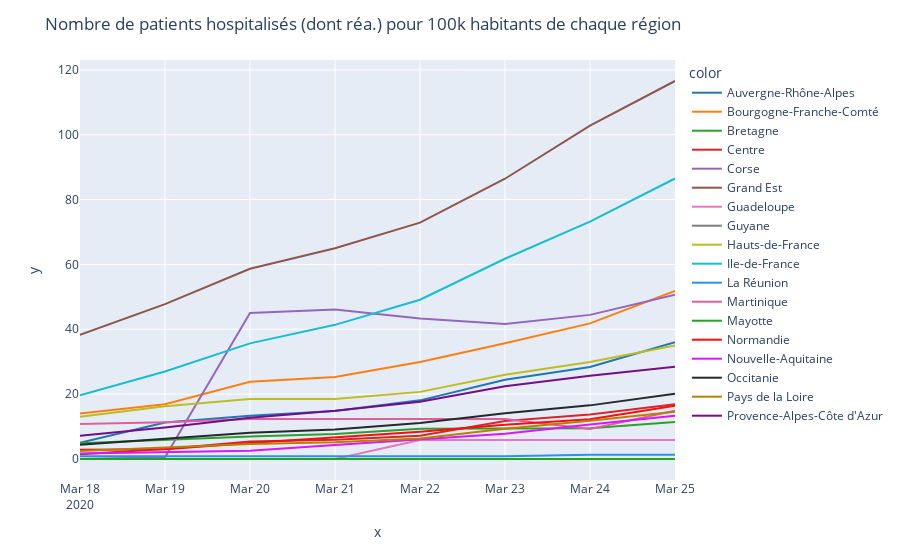

Here is the notebook cell this chart was saved with:
### Code cell
fig = px.line(x=df_region['jour'], y=df_region['rea_pop']+df_region['hosp_pop'], color=df_region["regionName"], color_discrete_sequence=colors)
fig.update_layout(
    title_text='Nombre de patients hospitalisés (dont réa.) pour 100k habitants de chaque région'
)
fig.show()

### Figure 1 — Plotly figure (JSON) as saved in the notebook; plotly's stock layout.template omitted (floating-point values rounded to 4 significant figures)
{"data": [{"hoverlabel": {"namelength": 0}, "hovertemplate": "color=Auvergne-Rhône-Alpes<br>x=%{x}<br>y=%{y}", "legendgroup": "Auvergne-Rhône-Alpes", "line": {"color": "#1F77B4", "dash": "solid"}, "mode": "lines", "name": "Auvergne-Rhône-Alpes", "showlegend": true, "type": "scatter", "x": ["2020-03-18", "2020-03-19", "2020-03-20", "2020-03-21", "2020-03-22", "2020-03-23", "2020-03-24", "2020-03-25"], "xaxis": "x", "y": [5.011, 11.23, 13.31, 14.84, 18.08, 24.45, 28.35, 36.02], "yaxis": "y"}, {"hoverlabel": {"namelength": 0}, "hovertemplate": "color=Bourgogne-Franche-Comté<br>x=%{x}<br>y=%{y}", "legendgroup": "Bourgogne-Franche-Comté", "line": {"color": "#FF7F0E", "dash": "solid"}, "mode": "lines", "name": "Bourgogne-Franche-Comté", "showlegend": true, "type": "scatter", "x": ["2020-03-18", "2020-03-19", "2020-03-20", "2020-03-21", "2020-03-22", "2020-03-23", "2020-03-24", "2020-03-25"], "xaxis": "x", "y": [14.06, 16.85, 23.85, 25.32, 29.93, 35.67, 41.82, 51.82], "yaxis": "y"}, {"hoverlabel": {"namelength": 0}, "hovertemplate": "color=Bretagne<br>x=%{x}<br>y=%{y}", "legendgroup": "Bretagne", "line": {"color": "#2CA02C", "dash": "solid"}, "mode": "lines", "name": "Bretagne", "showlegend": true, "type": "scatter", "x": ["2020-03-18", "2020-03-19", "2020-03-20", "2020-03-21", "2020-03-22", "2020-03-23", "2020-03-24", "2020-03-25"], "xaxis": "x", "y": [4.829, 5.992, 6.923, 7.738, 9.367, 9.425, 9.483, 11.4], "yaxis": "y"}, {"hoverlabel": {"namelength": 0}, "hovertemplate": "color=Centre<br>x=%{x}<br>y=%{y}", "legendgroup": "Centre", "line": {"color": "#D62728", "dash": "solid"}, "mode": "lines", "name": "Centre", "showlegend": true, "type": "scatter", "x": ["2020-03-18", "2020-03-19", "2020-03-20", "2020-03-21", "2020-03-22", "2020-03-23", "2020-03-24", "2020-03-25"], "xaxis": "x", "y": [1.439, 3.106, 5.378, 5.908, 7.196, 11.74, 13.71, 16.89], "yaxis": "y"}, {"hoverlabel": {"namelength": 0}, "hovertemplate": "color=Corse<br>x=%{x}<br>y=%{y}", "legendgroup": "Corse", "line": {"color": "#9467BD", "dash": "solid"}, "mode": "lines", "name": "Corse", "showlegend": true, "type": "scatter", "x": ["2020-03-18", "2020-03-19", "2020-03-20", "2020-03-21", "2020-03-22", "2020-03-23", "2020-03-24", "2020-03-25"], "xaxis": "x", "y": [0, 0.5626, 45.01, 46.13, 43.32, 41.63, 44.45, 50.63], "yaxis": "y"}, {"hoverlabel": {"namelength": 0}, "hovertemplate": "color=Grand Est<br>x=%{x}<br>y=%{y}", "legendgroup": "Grand Est", "line": {"color": "#8C564B", "dash": "solid"}, "mode": "lines", "name": "Grand Est", "showlegend": true, "type": "scatter", "x": ["2020-03-18", "2020-03-19", "2020-03-20", "2020-03-21", "2020-03-22", "2020-03-23", "2020-03-24", "2020-03-25"], "xaxis": "x", "y": [38.31, 47.76, 58.65, 64.99, 72.88, 86.42, 102.8, 116.6], "yaxis": "y"}, {"hoverlabel": {"namelength": 0}, "hovertemplate": "color=Guadeloupe<br>x=%{x}<br>y=%{y}", "legendgroup": "Guadeloupe", "line": {"color": "#E377C2", "dash": "solid"}, "mode": "lines", "name": "Guadeloupe", "showlegend": true, "type": "scatter", "x": ["2020-03-18", "2020-03-19", "2020-03-20", "2020-03-21", "2020-03-22", "2020-03-23", "2020-03-24", "2020-03-25"], "xaxis": "x", "y": [0, 0, 0, 0, 5.835, 5.835, 5.835, 5.835], "yaxis": "y"}, {"hoverlabel": {"namelength": 0}, "hovertemplate": "color=Guyane<br>x=%{x}<br>y=%{y}", "legendgroup": "Guyane", "line": {"color": "#7F7F7F", "dash": "solid"}, "mode": "lines", "name": "Guyane", "showlegend": true, "type": "scatter", "x": ["2020-03-18", "2020-03-19", "2020-03-20", "2020-03-21", "2020-03-22", "2020-03-23", "2020-03-24", "2020-03-25"], "xaxis": "x", "y": [0, 0, 0, 0, 0, 0, 0, 0], "yaxis": "y"}, {"hoverlabel": {"namelength": 0}, "hovertemplate": "color=Hauts-de-France<br>x=%{x}<br>y=%{y}", "legendgroup": "Hauts-de-France", "line": {"color": "#BCBD22", "dash": "solid"}, "mode": "lines", "name": "Hauts-de-France", "showlegend": true, "type": "scatter", "x": ["2020-03-18", "2020-03-19", "2020-03-20", "2020-03-21", "2020-03-22", "2020-03-23", "2020-03-24", "2020-03-25"], "xaxis": "x", "y": [13.02, 16.24, 18.48, 18.48, 20.7, 26.0, 29.91, 35.02], "yaxis": "y"}, {"hoverlabel": {"namelength": 0}, "hovertemplate": "color=Ile-de-France<br>x=%{x}<br>y=%{y}", "legendgroup": "Ile-de-France", "line": {"color": "#17BECF", "dash": "solid"}, "mode": "lines", "name": "Ile-de-France", "showlegend": true, "type": "scatter", "x": ["2020-03-18", "2020-03-19", "2020-03-20", "2020-03-21", "2020-03-22", "2020-03-23", "2020-03-24", "2020-03-25"], "xaxis": "x", "y": [19.66, 26.97, 35.66, 41.37, 49.12, 61.76, 73.18, 86.5], "yaxis": "y"}, {"hoverlabel": {"namelength": 0}, "hovertemplate": "color=La Réunion<br>x=%{x}<br>y=%{y}", "legendgroup": "La Réunion", "line": {"color": "#2E91E5", "dash": "solid"}, "mode": "lines", "name": "La Réunion", "showlegend": true, "type": "scatter", "x": ["2020-03-18", "2020-03-19", "2020-03-20", "2020-03-21", "2020-03-22", "2020-03-23", "2020-03-24", "2020-03-25"], "xaxis": "x", "y": [0.8862, 0.8862, 0.8862, 0.8862, 0.8862, 0.8862, 1.329, 1.329], "yaxis": "y"}, {"hoverlabel": {"namelength": 0}, "hovertemplate": "color=Martinique<br>x=%{x}<br>y=%{y}", "legendgroup": "Martinique", "line": {"color": "#E15F99", "dash": "solid"}, "mode": "lines", "name": "Martinique", "showlegend": true, "type": "scatter", "x": ["2020-03-18", "2020-03-19", "2020-03-20", "2020-03-21", "2020-03-22", "2020-03-23", "2020-03-24", "2020-03-25"], "xaxis": "x", "y": [10.79, 11.31, 12.33, 12.33, 12.33, 12.33, 9.25, 14.9], "yaxis": "y"}, {"hoverlabel": {"namelength": 0}, "hovertemplate": "color=Mayotte<br>x=%{x}<br>y=%{y}", "legendgroup": "Mayotte", "line": {"color": "#1CA71C", "dash": "solid"}, "mode": "lines", "name": "Mayotte", "showlegend": true, "type": "scatter", "x": ["2020-03-18", "2020-03-19", "2020-03-20", "2020-03-21", "2020-03-22", "2020-03-23", "2020-03-24", "2020-03-25"], "xaxis": "x", "y": [0, 0, 0, 0, 0, 0, 0, 0], "yaxis": "y"}, {"hoverlabel": {"namelength": 0}, "hovertemplate": "color=Normandie<br>x=%{x}<br>y=%{y}", "legendgroup": "Normandie", "line": {"color": "#FB0D0D", "dash": "solid"}, "mode": "lines", "name": "Normandie", "showlegend": true, "type": "scatter", "x": ["2020-03-18", "2020-03-19", "2020-03-20", "2020-03-21", "2020-03-22", "2020-03-23", "2020-03-24", "2020-03-25"], "xaxis": "x", "y": [2.868, 3.043, 4.916, 6.614, 8.369, 10.59, 12.29, 16.45], "yaxis": "y"}, {"hoverlabel": {"namelength": 0}, "hovertemplate": "color=Nouvelle-Aquitaine<br>x=%{x}<br>y=%{y}", "legendgroup": "Nouvelle-Aquitaine", "line": {"color": "#DA16FF", "dash": "solid"}, "mode": "lines", "name": "Nouvelle-Aquitaine", "showlegend": true, "type": "scatter", "x": ["2020-03-18", "2020-03-19", "2020-03-20", "2020-03-21", "2020-03-22", "2020-03-23", "2020-03-24", "2020-03-25"], "xaxis": "x", "y": [1.702, 2.023, 2.569, 4.336, 5.974, 7.805, 10.66, 13.33], "yaxis": "y"}, {"hoverlabel": {"namelength": 0}, "hovertemplate": "color=Occitanie<br>x=%{x}<br>y=%{y}", "legendgroup": "Occitanie", "line": {"color": "#222A2A", "dash": "solid"}, "mode": "lines", "name": "Occitanie", "showlegend": true, "type": "scatter", "x": ["2020-03-18", "2020-03-19", "2020-03-20", "2020-03-21", "2020-03-22", "2020-03-23", "2020-03-24", "2020-03-25"], "xaxis": "x", "y": [4.371, 6.295, 8.122, 9.1, 11.09, 14.09, 16.54, 20.09], "yaxis": "y"}, {"hoverlabel": {"namelength": 0}, "hovertemplate": "color=Pays de la Loire<br>x=%{x}<br>y=%{y}", "legendgroup": "Pays de la Loire", "line": {"color": "#B68100", "dash": "solid"}, "mode": "lines", "name": "Pays de la Loire", "showlegend": true, "type": "scatter", "x": ["2020-03-18", "2020-03-19", "2020-03-20", "2020-03-21", "2020-03-22", "2020-03-23", "2020-03-24", "2020-03-25"], "xaxis": "x", "y": [2.459, 3.534, 4.61, 5.173, 6.351, 9.322, 11.78, 14.6], "yaxis": "y"}, {"hoverlabel": {"namelength": 0}, "hovertemplate": "color=Provence-Alpes-Côte d'Azur<br>x=%{x}<br>y=%{y}", "legendgroup": "Provence-Alpes-Côte d'Azur", "line": {"color": "#750D86", "dash": "solid"}, "mode": "lines", "name": "Provence-Alpes-Côte d'Azur", "showlegend": true, "type": "scatter", "x": ["2020-03-18", "2020-03-19", "2020-03-20", "2020-03-21", "2020-03-22", "2020-03-23", "2020-03-24", "2020-03-25"], "xaxis": "x", "y": [7.198, 9.736, 12.73, 14.85, 17.65, 22.46, 25.68, 28.45], "yaxis": "y"}], "layout": {"legend": {"title": {"text": "color"}, "tracegroupgap": 0}, "margin": {"t": 60}, "title": {"text": "Nombre de patients hospitalisés (dont réa.) pour 100k habitants de chaque région"}, "xaxis": {"anchor": "y", "domain": [0, 1], "title": {"text": "x"}}, "yaxis": {"anchor": "x", "domain": [0, 1], "title": {"text": "y"}}}}
